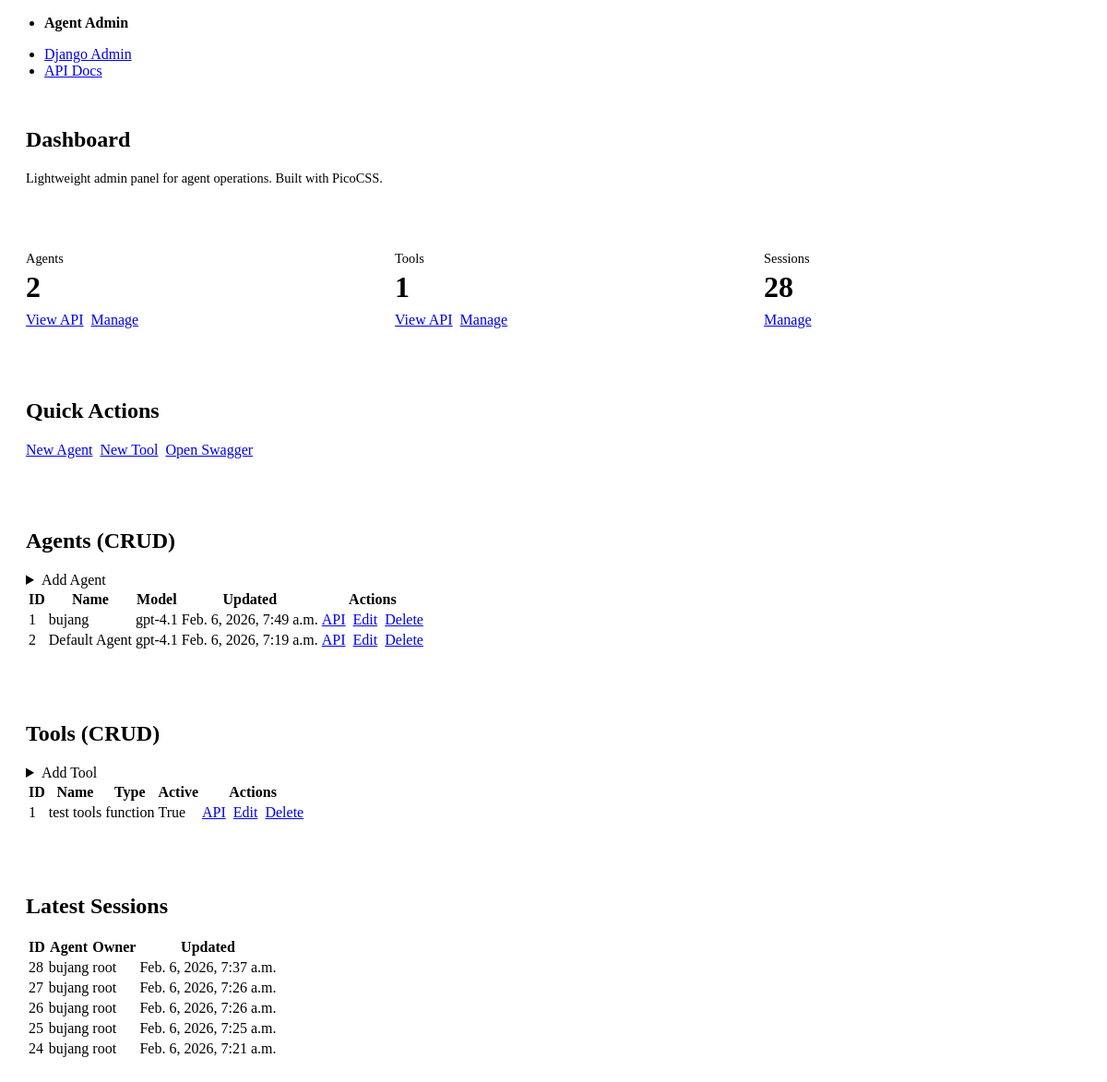
Page /dashboard/ on the earlier database version.
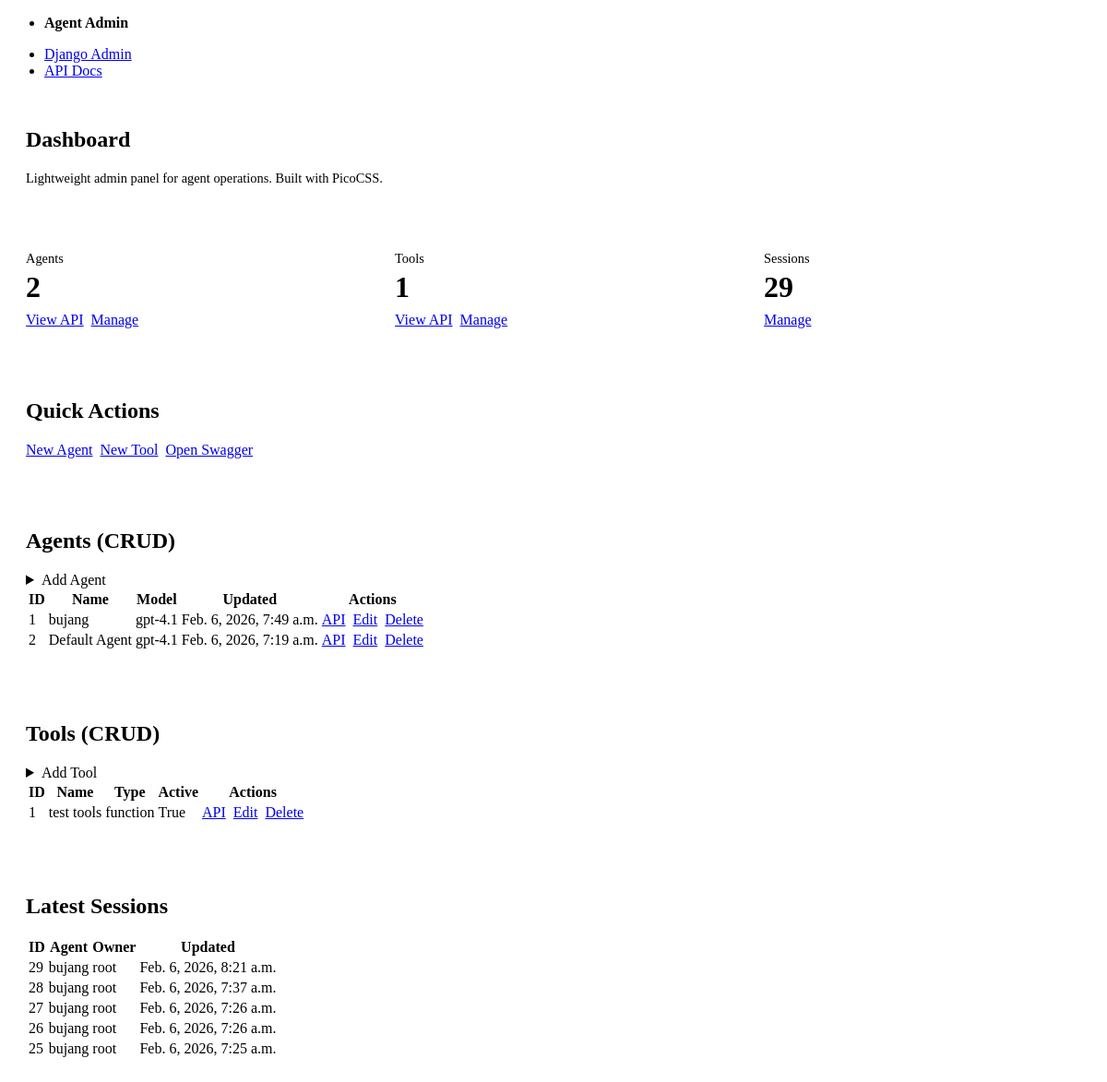
Same page on the later database version.
### api/models.py (models this page shows, shortened)
class AgentProfile(models.Model):
    name = models.CharField(max_length=200)
    owner = models.ForeignKey(
        settings.AUTH_USER_MODEL,
        null=True,
        blank=True,
        on_delete=models.SET_NULL,
        related_name="agent_profiles",
    )
    model = models.CharField(max_length=100, default="gpt-4.1")
    system_prompt = models.TextField(blank=True, default="")
    is_default = models.BooleanField(default=False)
    created_at = models.DateTimeField(auto_now_add=True)
    updated_at = models.DateTimeField(auto_now=True)

class AgentTool(models.Model):
    TOOL_TYPE_FUNCTION = "function"
    TOOL_TYPE_CUSTOM = "custom"
    TOOL_TYPE_CHOICES = [
        (TOOL_TYPE_FUNCTION, "Function"),
        (TOOL_TYPE_CUSTOM, "Custom"),
    ]
    name = models.CharField(max_length=120, unique=True)
    description = models.TextField(blank=True, default="")
    tool_type = models.CharField(max_length=20, choices=TOOL_TYPE_CHOICES)
    parameters = models.JSONField(blank=True, default=dict)
    is_active = models.BooleanField(default=True)
    created_at = models.DateTimeField(auto_now_add=True)

class AgentSession(models.Model):
    agent = models.ForeignKey(AgentProfile, on_delete=models.CASCADE)
    owner = models.ForeignKey(
        settings.AUTH_USER_MODEL,
        null=True,
        blank=True,
        on_delete=models.SET_NULL,
        related_name="agent_sessions",
    )
    previous_response_id = models.CharField(max_length=200, blank=True, default="")
    last_output = models.JSONField(blank=True, default=list)
    created_at = models.DateTimeField(auto_now_add=True)
    updated_at = models.DateTimeField(auto_now=True)

### api/dashboard.py (the view, shortened to what this page needs)
# urls.py: path("dashboard/", admin_dashboard, name="admin-dashboard"),
def admin_dashboard(request):
    agent_form = AgentProfileForm(prefix="agent")
    tool_form = AgentToolForm(prefix="tool")
    context = {
        "agent_count": AgentProfile.objects.count(),
        "tool_count": AgentTool.objects.count(),
        "session_count": AgentSession.objects.count(),
        "agents": AgentProfile.objects.order_by("-updated_at")[:10],
        "tools": AgentTool.objects.order_by("-created_at")[:10],
        "recent_sessions": AgentSession.objects.select_related("agent", "owner")
        .order_by("-updated_at")[:5],
        "agent_form": agent_form,
        "tool_form": tool_form,
    }
    return render(request, "admin_dashboard.html", context)

### templates/admin_dashboard.html (shortened to what this page needs)
<!doctype html>
<html lang="en">
  <head>
    <link
      rel="stylesheet"
      href="https://cdn.jsdelivr.net/npm/@picocss/pico@2/css/pico.min.css"
    />
  </head>
  <body>
    <main class="container">
      <nav>
        <ul>
          <li><strong>Agent Admin</strong></li>
        </ul>
        <ul>
          <li><a href="/admin/">Django Admin</a></li>
          <li><a href="/swagger/">API Docs</a></li>
        </ul>
      </nav>
      <section class="card">
        <h1>Dashboard</h1>
        <p class="muted">
          Lightweight admin panel for agent operations. Built with PicoCSS.
        </p>
      </section>
      <section class="grid-3 section-title">
        <article class="card">
          <div class="muted">Agents</div>
          <div class="stat">{{ agent_count }}</div>
          <div class="inline-actions">
            <a href="/api/agents/">View API</a>
            <a href="/admin/api/agentprofile/">Manage</a>
          </div>
        </article>
        <article class="card">
          <div class="muted">Tools</div>
          <div class="stat">{{ tool_count }}</div>
          <div class="inline-actions">
            <a href="/api/tools/">View API</a>
            <a href="/admin/api/agenttool/">Manage</a>
          </div>
        </article>
        <article class="card">
          <div class="muted">Sessions</div>
          <div class="stat">{{ session_count }}</div>
          <div class="inline-actions">
            <a href="/admin/api/agentsession/">Manage</a>
          </div>
        </article>
      </section>
      <section class="card section-title">
        <h2>Quick Actions</h2>
        <div class="inline-actions">
          <a role="button" href="/admin/api/agentprofile/add/">New Agent</a>
          <a role="button" href="/admin/api/agenttool/add/">New Tool</a>
          <a role="button" href="/swagger/">Open Swagger</a>
        </div>
      </section>
      <section class="card section-title">
        <h2>Agents (CRUD)</h2>
        <details>
          <summary>Add Agent</summary>
        </details>
        {% if agents %}
        <table>
          <thead>
            <tr>
              <th>ID</th>
              <th>Name</th>
              <th>Model</th>
              <th>Updated</th>
              <th>Actions</th>
            </tr>
          </thead>
          <tbody>
            {% for agent in agents %}
            <tr>
              <td>{{ agent.id }}</td>
              <td>{{ agent.name }}</td>
              <td>{{ agent.model }}</td>
              <td>{{ agent.updated_at }}</td>
              <td>
                <div class="inline-actions">
                  <a href="/api/agents/{{ agent.id }}/">API</a>
                  <a href="/admin/api/agentprofile/{{ agent.id }}/change/">Edit</a>
                  <a href="/admin/api/agentprofile/{{ agent.id }}/delete/">Delete</a>
                </div>
              </td>
            </tr>
            {% endfor %}
          </tbody>
        </table>
        {% else %}
        <p class="muted">No agents yet.</p>
        {% endif %}
      </section>
      <section class="card section-title">
        <h2>Tools (CRUD)</h2>
        <details>
          <summary>Add Tool</summary>
        </details>
        {% if tools %}
        <table>
          <thead>
            <tr>
              <th>ID</th>
              <th>Name</th>
              <th>Type</th>
              <th>Active</th>
              <th>Actions</th>
            </tr>
          </thead>
          <tbody>
            {% for tool in tools %}
            <tr>
              <td>{{ tool.id }}</td>
              <td>{{ tool.name }}</td>
              <td>{{ tool.tool_type }}</td>
              <td>{{ tool.is_active }}</td>
              <td>
                <div class="inline-actions">
                  <a href="/api/tools/{{ tool.id }}/">API</a>
                  <a href="/admin/api/agenttool/{{ tool.id }}/change/">Edit</a>
                  <a href="/admin/api/agenttool/{{ tool.id }}/delete/">Delete</a>
                </div>
              </td>
            </tr>
            {% endfor %}
          </tbody>
        </table>
        {% else %}
        <p class="muted">No tools yet.</p>
        {% endif %}
      </section>
      <section class="card section-title">
        <h2>Latest Sessions</h2>
        {% if recent_sessions %}
        <table>
          <thead>
            <tr>
              <th>ID</th>
              <th>Agent</th>
              <th>Owner</th>
              <th>Updated</th>
            </tr>
          </thead>
          <tbody>
            {% for session in recent_sessions %}
            <tr>
              <td>{{ session.id }}</td>
              <td>{{ session.agent.name }}</td>
              <td>{{ session.owner|default:"-" }}</td>
              <td>{{ session.updated_at }}</td>
            </tr>
            {% endfor %}
          </tbody>
        </table>
        {% else %}
        <p class="muted">No sessions yet.</p>
        {% endif %}
      </section>
    </main>
  </body>
</html>

### templates/admin_dashboard.html (style rules this page uses)
:root { --card-radius: 14px; }
.grid-3 { display: grid; grid-template-columns: repeat(3, minmax(0, 1fr)); gap: 1rem; }
.card { border-radius: var(--card-radius); border: 1px solid var(--pico-muted-border-color); padding: 1rem 1.25rem; background: var(--pico-card-background-color); }
.stat { font-size: 2rem; font-weight: 700; margin: 0.25rem 0 0.5rem; }
.muted { color: var(--pico-muted-color); font-size: 0.9rem; }
.section-title { margin: 1.5rem 0 0.5rem; }
.inline-actions { display: flex; gap: 0.5rem; flex-wrap: wrap; }

Differences in the rows shown:
no longer on this page (row unchanged): AgentSession: id "24", agent.name "bujang", owner "root", updated_at "Feb. 6, 2026, 7:21 a.m."
added AgentSession: id "29", agent.name "bujang", owner "root", updated_at "Feb. 6, 2026, 8:21 a.m."
Other differences:
{{ session_count }}: "28" → "29"
